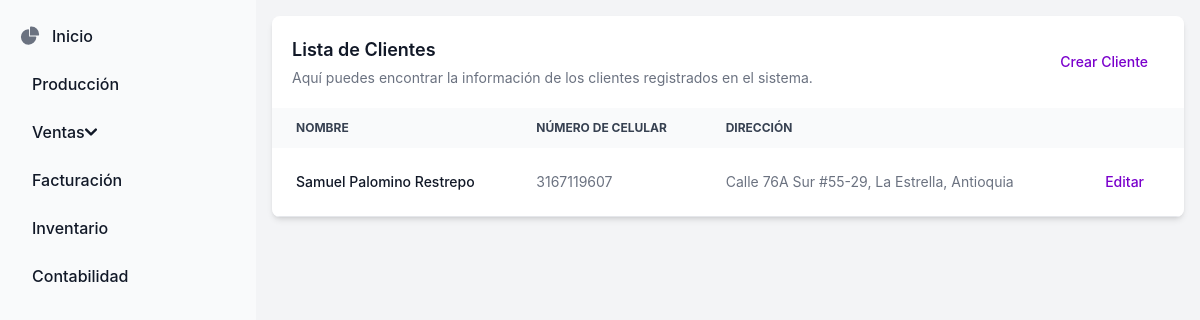
The page /core/clientes/ on the database its author committed.
### core/models.py (models this page shows, shortened)
class Cliente(models.Model):
    id = models.AutoField(primary_key=True)
    nombre = models.CharField(max_length=100)
    celular = models.CharField(max_length=10)
    direccion = models.TextField(max_length=100)
    observaciones = models.TextField(blank=True, null=True, max_length=1000)

### core/views.py (the view)
# urls.py: path('clientes/', views.listar_clientes, name='listar_clientes'),
def listar_clientes(request):
    clientes = models.Cliente.objects.all()
    return render(request, 'core/listar_clientes.html', {'clientes': clientes})

### core/templates/core/listar_clientes.html (shortened to what this page needs)
{% extends "_base.html" %}
{% block content %}
    <div class="relative overflow-x-auto shadow-md sm:rounded-lg">
        <table class="w-full text-sm text-left text-gray-500 dark:text-gray-400">
            <caption class="p-5 text-lg font-semibold text-left text-gray-900 bg-white dark:text-white dark:bg-gray-800">
                <div class="flex justify-between items-center">
                    <div>
                        Lista de Clientes
                        <p class="mt-1 text-sm font-normal text-gray-500 dark:text-gray-400">
                            Aquí puedes encontrar la información de los clientes registrados en el sistema.
                        </p>
                    </div>
                    <a href="{% url 'crear_cliente' %}"
                        class="inline-block px-4 py-2 text-secondary-600 text-sm font-medium rounded hover:bg-secondary-50 hover:underline">
                        Crear Cliente
                    </a>
                </div>
            </caption>
            <thead class="text-xs text-gray-700 uppercase bg-gray-50 dark:bg-gray-700 dark:text-gray-400">
                <tr>
                    <th scope="col" class="px-6 py-3">Nombre</th>
                    <th scope="col" class="px-6 py-3">Número de Celular</th>
                    <th scope="col" class="px-6 py-3">Dirección</th>
                    <th scope="col" class="px-6 py-3">
                    </th>
                </tr>
            </thead>
            <tbody>
                {% for cliente in clientes %}
                <tr class="bg-white border-b dark:bg-gray-800 dark:border-gray-700">
                    <th scope="row" class="px-6 py-4 font-medium text-gray-900 whitespace-nowrap dark:text-white">
                        {{ cliente.nombre }}
                    </th>
                    <td class="px-6 py-4">
                        {{ cliente.celular }}
                    </td>
                    <td class="px-6 py-4">
                        {{ cliente.direccion }}
                    </td>
                    <td class="px-6 py-4 text-right">
                        <a href="{% url 'editar_cliente' cliente.id %}"
                           class="inline-block px-4 py-2 rounded font-medium text-secondary-600 hover:bg-secondary-50 hover:underline">
                            Editar
                        </a>
                    </td>
                </tr>
                {% empty %}
                <tr class="bg-white border-b dark:bg-gray-800 dark:border-gray-700">
                    <td colspan="4" class="px-6 py-4 text-center text-gray-500 dark:text-gray-400">
                        No hay clientes registrados.
                    </td>
                </tr>
                {% endfor %}
            </tbody>
        </table>
    </div>
{% endblock content %}

### rows shown on the page
Cliente: nombre "Samuel Palomino Restrepo", celular "3167119607", direccion "Calle 76A Sur #55-29, La Estrella, Antioquia"
